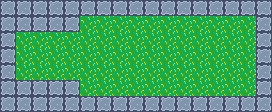

This is a level from a 2D game, rendered from its Tiled map with the project's own tilesets. A one-line summary and the complete map file follow:
An orthogonal 17x7 tile map with 16x16 px tiles, 2 tile layers (ground, walls), 1 hidden layer not drawn and 18 objects (9x wall, 6x block, 2x grass, player).

<map version="1.5" tiledversion="1.7.2" orientation="orthogonal" renderorder="left-up" width="17" height="7" tilewidth="16" tileheight="16" infinite="0" nextlayerid="7" nextobjectid="19">
 <editorsettings>
  <export target="TESTMAP4.lua" format="lua" />
 </editorsettings>
 <tileset firstgid="1" name="Environment" tilewidth="16" tileheight="16" tilecount="256" columns="16">
  <image source="../Images/Environment.png" width="256" height="256" />
  <tile id="72">
   <animation>
    <frame tileid="72" duration="100" />
    <frame tileid="73" duration="100" />
    <frame tileid="74" duration="100" />
    <frame tileid="75" duration="100" />
   </animation>
  </tile>
  <wangsets>
   <wangset name="grass" type="corner" tile="-1">
    <wangcolor name="grass" color="#ff0000" tile="-1" probability="1" />
    <wangtile tileid="8" wangid="0,0,0,1,0,0,0,0" />
    <wangtile tileid="9" wangid="0,0,0,1,0,1,0,0" />
    <wangtile tileid="10" wangid="0,0,0,0,0,1,0,0" />
    <wangtile tileid="11" wangid="0,1,0,0,0,1,0,1" />
    <wangtile tileid="12" wangid="0,1,0,0,0,0,0,1" />
    <wangtile tileid="13" wangid="0,1,0,1,0,0,0,1" />
    <wangtile tileid="24" wangid="0,1,0,1,0,0,0,0" />
    <wangtile tileid="25" wangid="0,1,0,1,0,1,0,1" />
    <wangtile tileid="26" wangid="0,0,0,0,0,1,0,1" />
    <wangtile tileid="27" wangid="0,0,0,0,0,1,0,1" />
    <wangtile tileid="29" wangid="0,1,0,1,0,0,0,0" />
    <wangtile tileid="40" wangid="0,1,0,0,0,0,0,0" />
    <wangtile tileid="41" wangid="0,1,0,0,0,0,0,1" />
    <wangtile tileid="42" wangid="0,0,0,0,0,0,0,1" />
    <wangtile tileid="43" wangid="0,0,0,1,0,1,0,1" />
    <wangtile tileid="44" wangid="0,0,0,1,0,1,0,0" />
    <wangtile tileid="45" wangid="0,1,0,1,0,1,0,0" />
   </wangset>
  </wangsets>
 </tileset>
 <layer id="1" name="ground" width="17" height="7">
  <properties>
   <property name="Depth" type="int" value="0" />
  </properties>
  <data encoding="csv">
26,26,26,26,26,26,26,26,26,26,26,26,26,26,26,26,26,
26,26,26,26,26,26,26,26,26,26,26,26,26,26,26,26,26,
26,26,26,26,26,26,26,26,26,26,26,26,26,26,26,26,26,
26,26,26,26,26,26,26,26,26,26,26,26,26,26,26,26,26,
26,26,26,26,26,26,26,26,26,26,26,26,26,26,26,26,26,
26,26,26,26,26,26,26,26,26,26,26,26,26,26,26,26,26,
26,26,26,26,26,26,26,26,26,26,26,26,26,26,26,26,26
</data>
 </layer>
 <layer id="2" name="walls" width="17" height="7">
  <properties>
   <property name="Depth" type="int" value="0" />
  </properties>
  <data encoding="csv">
2,2,2,2,2,2,2,2,2,2,2,2,2,2,2,2,2,
2,2,2,2,2,0,0,0,0,0,0,0,0,0,0,0,2,
2,0,0,0,0,0,0,0,0,0,0,0,0,0,0,0,2,
2,0,0,0,0,0,0,0,0,0,0,0,0,0,0,0,2,
2,0,0,0,0,0,0,0,0,0,0,0,0,0,0,0,2,
2,2,2,2,2,0,0,0,0,0,0,0,0,0,0,0,2,
2,2,2,2,2,2,2,2,2,2,2,2,2,2,2,2,2
</data>
 </layer>
 <layer id="6" name="collisions" width="17" height="7" visible="0">
  <properties>
   <property name="Depth" type="int" value="1" />
   <property name="Solid" type="bool" value="true" />
  </properties>
  <data encoding="csv">
1,1,1,1,1,1,1,1,1,1,1,1,1,1,1,1,1,
1,1,1,1,1,1,0,0,0,0,0,0,0,0,0,0,1,
1,0,0,0,0,0,0,0,0,0,0,0,0,0,0,0,1,
1,0,0,0,0,0,0,0,0,0,0,0,0,0,0,0,1,
1,0,0,0,0,0,0,0,0,0,0,0,0,0,0,0,1,
1,1,1,1,1,0,0,0,0,0,0,0,0,0,0,1,1,
1,1,1,1,1,1,1,1,1,1,1,1,1,1,1,1,1
</data>
 </layer>
 <objectgroup id="3" name="objects">
  <object id="1" name="block" gid="18" x="96" y="48" width="16" height="16" />
  <object id="2" name="block" gid="18" x="112" y="32" width="16" height="16" />
  <object id="3" name="block" gid="18" x="64" y="80" width="16" height="16" />
  <object id="4" name="block" gid="18" x="176" y="48" width="16" height="16" />
  <object id="5" name="block" gid="18" x="208" y="32" width="16" height="16" />
  <object id="6" name="block" gid="18" x="176" y="80" width="16" height="16" />
  <object id="7" name="player" gid="218" x="32" y="64" width="16" height="16" />
  <object id="8" name="wall" gid="99" x="80" y="96" width="16" height="16" />
  <object id="9" name="wall" gid="99" x="112" y="96" width="16" height="16" />
  <object id="10" name="wall" gid="99" x="128" y="96" width="16" height="16" />
  <object id="11" name="wall" gid="99" x="144" y="96" width="16" height="16" />
  <object id="12" name="wall" gid="99" x="160" y="96" width="16" height="16" />
  <object id="13" name="wall" gid="99" x="176" y="96" width="16" height="16" />
  <object id="14" name="wall" gid="99" x="144" y="32" width="16" height="16" />
  <object id="15" name="wall" gid="99" x="160" y="32" width="16" height="16" />
  <object id="16" name="wall" gid="99" x="176" y="32" width="16" height="16" />
  <object id="17" name="grass" gid="19" x="80" y="32" width="16" height="16" />
  <object id="18" name="grass" gid="19" x="240" y="96" width="16" height="16" />
 </objectgroup>
</map>
